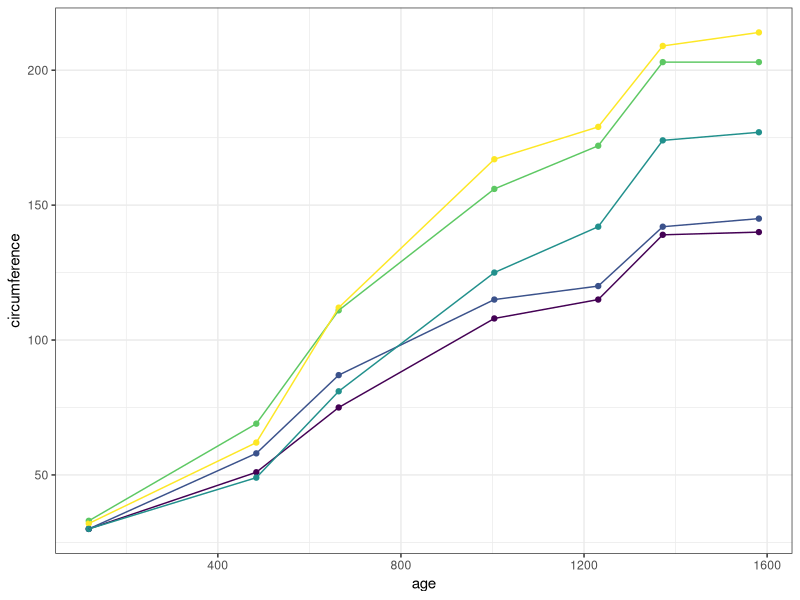
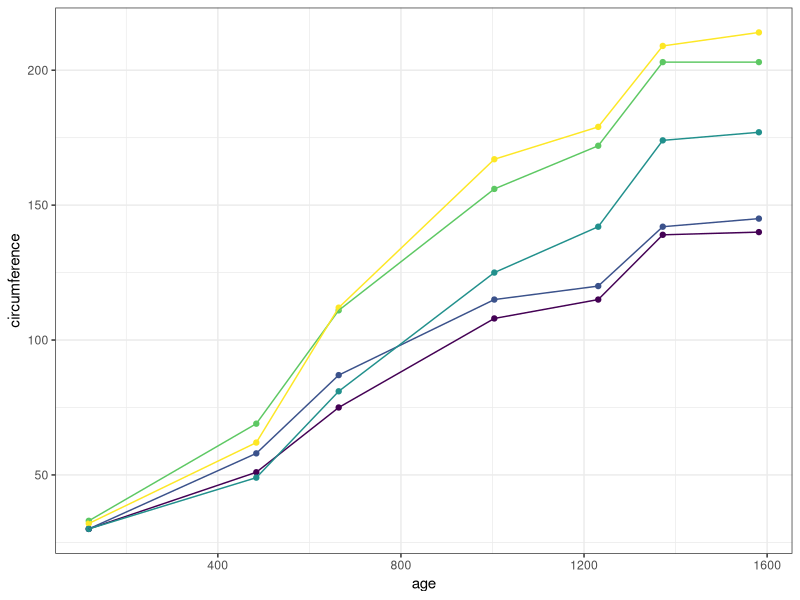

Generate these figures, in order, with R: (Note: this script raises an error after producing the figures.)
## ---- chunk 1
library(ggplot2)
oplot <- ggplot(Orange, aes(x = age, 
                   y = circumference, 
                   colour = Tree)) +
  geom_point() +
  geom_line() +
  guides(colour = FALSE) +
  theme_bw()
oplot
## ---- chunk 2
oplot
## ---- chunk 3
knitr::include_graphics(rep('/img/boards.jpg', 3))
